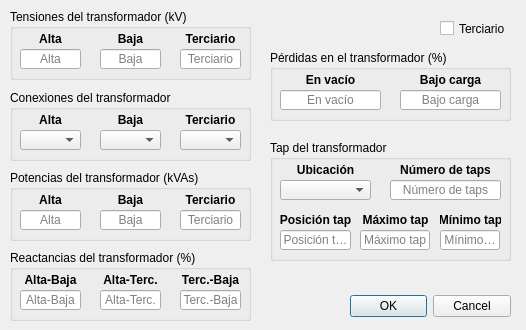
<?xml version="1.0" encoding="UTF-8"?>
<ui version="4.0">
 <class>TransformerDialog</class>
 <widget class="QDialog" name="TransformerDialog">
  <property name="geometry">
   <rect>
    <x>0</x>
    <y>0</y>
    <width>526</width>
    <height>330</height>
   </rect>
  </property>
  <property name="windowTitle">
   <string>Transformador principal</string>
  </property>
  <widget class="QDialogButtonBox" name="buttonBox">
   <property name="geometry">
    <rect>
     <x>350</x>
     <y>290</y>
     <width>161</width>
     <height>32</height>
    </rect>
   </property>
   <property name="orientation">
    <enum>Qt::Horizontal</enum>
   </property>
   <property name="standardButtons">
    <set>QDialogButtonBox::Cancel|QDialogButtonBox::Ok</set>
   </property>
  </widget>
  <widget class="QGroupBox" name="tx_reactances">
   <property name="geometry">
    <rect>
     <x>10</x>
     <y>250</y>
     <width>241</width>
     <height>71</height>
    </rect>
   </property>
   <property name="title">
    <string>Reactancias del transformador (%)</string>
   </property>
   <widget class="QLineEdit" name="lineEdit_x_hl">
    <property name="geometry">
     <rect>
      <x>10</x>
      <y>40</y>
      <width>61</width>
      <height>20</height>
     </rect>
    </property>
    <property name="focusPolicy">
     <enum>Qt::StrongFocus</enum>
    </property>
    <property name="layoutDirection">
     <enum>Qt::LeftToRight</enum>
    </property>
    <property name="alignment">
     <set>Qt::AlignCenter</set>
    </property>
    <property name="placeholderText">
     <string>Alta-Baja</string>
    </property>
   </widget>
   <widget class="QLineEdit" name="lineEdit_x_ht">
    <property name="geometry">
     <rect>
      <x>90</x>
      <y>40</y>
      <width>61</width>
      <height>20</height>
     </rect>
    </property>
    <property name="focusPolicy">
     <enum>Qt::StrongFocus</enum>
    </property>
    <property name="layoutDirection">
     <enum>Qt::LeftToRight</enum>
    </property>
    <property name="alignment">
     <set>Qt::AlignCenter</set>
    </property>
    <property name="placeholderText">
     <string>Alta-Terc.</string>
    </property>
   </widget>
   <widget class="QLineEdit" name="lineEdit_x_lt">
    <property name="geometry">
     <rect>
      <x>170</x>
      <y>40</y>
      <width>61</width>
      <height>20</height>
     </rect>
    </property>
    <property name="focusPolicy">
     <enum>Qt::StrongFocus</enum>
    </property>
    <property name="layoutDirection">
     <enum>Qt::LeftToRight</enum>
    </property>
    <property name="alignment">
     <set>Qt::AlignCenter</set>
    </property>
    <property name="placeholderText">
     <string>Terc.-Baja</string>
    </property>
   </widget>
   <widget class="QLabel" name="AltaBaja">
    <property name="geometry">
     <rect>
      <x>10</x>
      <y>20</y>
      <width>61</width>
      <height>20</height>
     </rect>
    </property>
    <property name="font">
     <font>
      <weight>75</weight>
      <bold>true</bold>
     </font>
    </property>
    <property name="autoFillBackground">
     <bool>false</bool>
    </property>
    <property name="frameShape">
     <enum>QFrame::NoFrame</enum>
    </property>
    <property name="frameShadow">
     <enum>QFrame::Plain</enum>
    </property>
    <property name="text">
     <string>Alta-Baja</string>
    </property>
    <property name="alignment">
     <set>Qt::AlignCenter</set>
    </property>
   </widget>
   <widget class="QLabel" name="AltaTerc">
    <property name="geometry">
     <rect>
      <x>90</x>
      <y>20</y>
      <width>61</width>
      <height>20</height>
     </rect>
    </property>
    <property name="font">
     <font>
      <weight>75</weight>
      <bold>true</bold>
     </font>
    </property>
    <property name="autoFillBackground">
     <bool>false</bool>
    </property>
    <property name="frameShape">
     <enum>QFrame::NoFrame</enum>
    </property>
    <property name="frameShadow">
     <enum>QFrame::Plain</enum>
    </property>
    <property name="text">
     <string>Alta-Terc.</string>
    </property>
    <property name="alignment">
     <set>Qt::AlignCenter</set>
    </property>
   </widget>
   <widget class="QLabel" name="TercBaja">
    <property name="geometry">
     <rect>
      <x>170</x>
      <y>20</y>
      <width>61</width>
      <height>20</height>
     </rect>
    </property>
    <property name="font">
     <font>
      <weight>75</weight>
      <bold>true</bold>
     </font>
    </property>
    <property name="autoFillBackground">
     <bool>false</bool>
    </property>
    <property name="frameShape">
     <enum>QFrame::NoFrame</enum>
    </property>
    <property name="frameShadow">
     <enum>QFrame::Plain</enum>
    </property>
    <property name="text">
     <string>Terc.-Baja</string>
    </property>
    <property name="alignment">
     <set>Qt::AlignCenter</set>
    </property>
   </widget>
  </widget>
  <widget class="QGroupBox" name="tx_conns">
   <property name="geometry">
    <rect>
     <x>10</x>
     <y>90</y>
     <width>241</width>
     <height>71</height>
    </rect>
   </property>
   <property name="title">
    <string>Conexiones del transformador</string>
   </property>
   <widget class="QComboBox" name="comboBox_conn_high">
    <property name="geometry">
     <rect>
      <x>10</x>
      <y>40</y>
      <width>61</width>
      <height>20</height>
     </rect>
    </property>
    <property name="editable">
     <bool>false</bool>
    </property>
   </widget>
   <widget class="QComboBox" name="comboBox_conn_low">
    <property name="geometry">
     <rect>
      <x>90</x>
      <y>40</y>
      <width>61</width>
      <height>20</height>
     </rect>
    </property>
    <property name="editable">
     <bool>false</bool>
    </property>
   </widget>
   <widget class="QComboBox" name="comboBox_conn_tertiary">
    <property name="geometry">
     <rect>
      <x>170</x>
      <y>40</y>
      <width>61</width>
      <height>20</height>
     </rect>
    </property>
    <property name="editable">
     <bool>false</bool>
    </property>
   </widget>
   <widget class="QLabel" name="Alta_2">
    <property name="geometry">
     <rect>
      <x>15</x>
      <y>20</y>
      <width>51</width>
      <height>20</height>
     </rect>
    </property>
    <property name="font">
     <font>
      <weight>75</weight>
      <bold>true</bold>
     </font>
    </property>
    <property name="autoFillBackground">
     <bool>false</bool>
    </property>
    <property name="frameShape">
     <enum>QFrame::NoFrame</enum>
    </property>
    <property name="frameShadow">
     <enum>QFrame::Plain</enum>
    </property>
    <property name="text">
     <string>Alta</string>
    </property>
    <property name="alignment">
     <set>Qt::AlignCenter</set>
    </property>
   </widget>
   <widget class="QLabel" name="Baja_2">
    <property name="geometry">
     <rect>
      <x>90</x>
      <y>20</y>
      <width>61</width>
      <height>20</height>
     </rect>
    </property>
    <property name="font">
     <font>
      <weight>75</weight>
      <bold>true</bold>
     </font>
    </property>
    <property name="autoFillBackground">
     <bool>false</bool>
    </property>
    <property name="frameShape">
     <enum>QFrame::NoFrame</enum>
    </property>
    <property name="frameShadow">
     <enum>QFrame::Plain</enum>
    </property>
    <property name="text">
     <string>Baja</string>
    </property>
    <property name="alignment">
     <set>Qt::AlignCenter</set>
    </property>
   </widget>
   <widget class="QLabel" name="Terciario_2">
    <property name="geometry">
     <rect>
      <x>170</x>
      <y>20</y>
      <width>61</width>
      <height>20</height>
     </rect>
    </property>
    <property name="font">
     <font>
      <weight>75</weight>
      <bold>true</bold>
     </font>
    </property>
    <property name="autoFillBackground">
     <bool>false</bool>
    </property>
    <property name="frameShape">
     <enum>QFrame::NoFrame</enum>
    </property>
    <property name="frameShadow">
     <enum>QFrame::Plain</enum>
    </property>
    <property name="text">
     <string>Terciario</string>
    </property>
    <property name="alignment">
     <set>Qt::AlignCenter</set>
    </property>
   </widget>
  </widget>
  <widget class="QGroupBox" name="tx_nominal_power">
   <property name="geometry">
    <rect>
     <x>10</x>
     <y>170</y>
     <width>241</width>
     <height>71</height>
    </rect>
   </property>
   <property name="title">
    <string>Potencias del transformador (kVAs)</string>
   </property>
   <widget class="QLineEdit" name="lineEdit_power_high">
    <property name="geometry">
     <rect>
      <x>10</x>
      <y>40</y>
      <width>61</width>
      <height>20</height>
     </rect>
    </property>
    <property name="focusPolicy">
     <enum>Qt::StrongFocus</enum>
    </property>
    <property name="layoutDirection">
     <enum>Qt::LeftToRight</enum>
    </property>
    <property name="alignment">
     <set>Qt::AlignCenter</set>
    </property>
    <property name="placeholderText">
     <string>Alta</string>
    </property>
   </widget>
   <widget class="QLineEdit" name="lineEdit_power_tertiary">
    <property name="geometry">
     <rect>
      <x>170</x>
      <y>40</y>
      <width>61</width>
      <height>20</height>
     </rect>
    </property>
    <property name="focusPolicy">
     <enum>Qt::StrongFocus</enum>
    </property>
    <property name="layoutDirection">
     <enum>Qt::LeftToRight</enum>
    </property>
    <property name="alignment">
     <set>Qt::AlignCenter</set>
    </property>
    <property name="placeholderText">
     <string>Terciario</string>
    </property>
   </widget>
   <widget class="QLineEdit" name="lineEdit_power_low">
    <property name="geometry">
     <rect>
      <x>90</x>
      <y>40</y>
      <width>61</width>
      <height>20</height>
     </rect>
    </property>
    <property name="focusPolicy">
     <enum>Qt::StrongFocus</enum>
    </property>
    <property name="layoutDirection">
     <enum>Qt::LeftToRight</enum>
    </property>
    <property name="alignment">
     <set>Qt::AlignCenter</set>
    </property>
    <property name="placeholderText">
     <string>Baja</string>
    </property>
   </widget>
   <widget class="QLabel" name="Alta_3">
    <property name="geometry">
     <rect>
      <x>15</x>
      <y>20</y>
      <width>51</width>
      <height>20</height>
     </rect>
    </property>
    <property name="font">
     <font>
      <weight>75</weight>
      <bold>true</bold>
     </font>
    </property>
    <property name="autoFillBackground">
     <bool>false</bool>
    </property>
    <property name="frameShape">
     <enum>QFrame::NoFrame</enum>
    </property>
    <property name="frameShadow">
     <enum>QFrame::Plain</enum>
    </property>
    <property name="text">
     <string>Alta</string>
    </property>
    <property name="alignment">
     <set>Qt::AlignCenter</set>
    </property>
   </widget>
   <widget class="QLabel" name="Baja_3">
    <property name="geometry">
     <rect>
      <x>90</x>
      <y>20</y>
      <width>61</width>
      <height>20</height>
     </rect>
    </property>
    <property name="font">
     <font>
      <weight>75</weight>
      <bold>true</bold>
     </font>
    </property>
    <property name="autoFillBackground">
     <bool>false</bool>
    </property>
    <property name="frameShape">
     <enum>QFrame::NoFrame</enum>
    </property>
    <property name="frameShadow">
     <enum>QFrame::Plain</enum>
    </property>
    <property name="text">
     <string>Baja</string>
    </property>
    <property name="alignment">
     <set>Qt::AlignCenter</set>
    </property>
   </widget>
   <widget class="QLabel" name="Terciario_3">
    <property name="geometry">
     <rect>
      <x>170</x>
      <y>20</y>
      <width>61</width>
      <height>20</height>
     </rect>
    </property>
    <property name="font">
     <font>
      <weight>75</weight>
      <bold>true</bold>
     </font>
    </property>
    <property name="autoFillBackground">
     <bool>false</bool>
    </property>
    <property name="frameShape">
     <enum>QFrame::NoFrame</enum>
    </property>
    <property name="frameShadow">
     <enum>QFrame::Plain</enum>
    </property>
    <property name="text">
     <string>Terciario</string>
    </property>
    <property name="alignment">
     <set>Qt::AlignCenter</set>
    </property>
   </widget>
  </widget>
  <widget class="QCheckBox" name="checkBox_tertiary">
   <property name="geometry">
    <rect>
     <x>440</x>
     <y>20</y>
     <width>70</width>
     <height>17</height>
    </rect>
   </property>
   <property name="text">
    <string>Terciario</string>
   </property>
  </widget>
  <widget class="QGroupBox" name="tx_losses">
   <property name="geometry">
    <rect>
     <x>270</x>
     <y>50</y>
     <width>241</width>
     <height>71</height>
    </rect>
   </property>
   <property name="title">
    <string>Pérdidas en el transformador (%)</string>
   </property>
   <widget class="QLineEdit" name="lineEdit_losses_no_load">
    <property name="geometry">
     <rect>
      <x>10</x>
      <y>40</y>
      <width>101</width>
      <height>20</height>
     </rect>
    </property>
    <property name="focusPolicy">
     <enum>Qt::StrongFocus</enum>
    </property>
    <property name="layoutDirection">
     <enum>Qt::LeftToRight</enum>
    </property>
    <property name="alignment">
     <set>Qt::AlignCenter</set>
    </property>
    <property name="placeholderText">
     <string>En vacío</string>
    </property>
   </widget>
   <widget class="QLineEdit" name="lineEdit_losses_in_load">
    <property name="geometry">
     <rect>
      <x>130</x>
      <y>40</y>
      <width>101</width>
      <height>20</height>
     </rect>
    </property>
    <property name="focusPolicy">
     <enum>Qt::StrongFocus</enum>
    </property>
    <property name="layoutDirection">
     <enum>Qt::LeftToRight</enum>
    </property>
    <property name="alignment">
     <set>Qt::AlignCenter</set>
    </property>
    <property name="placeholderText">
     <string>Bajo carga</string>
    </property>
   </widget>
   <widget class="QLabel" name="BajoCarga">
    <property name="geometry">
     <rect>
      <x>135</x>
      <y>20</y>
      <width>91</width>
      <height>20</height>
     </rect>
    </property>
    <property name="font">
     <font>
      <weight>75</weight>
      <bold>true</bold>
     </font>
    </property>
    <property name="autoFillBackground">
     <bool>false</bool>
    </property>
    <property name="frameShape">
     <enum>QFrame::NoFrame</enum>
    </property>
    <property name="frameShadow">
     <enum>QFrame::Plain</enum>
    </property>
    <property name="text">
     <string>Bajo carga</string>
    </property>
    <property name="alignment">
     <set>Qt::AlignCenter</set>
    </property>
   </widget>
   <widget class="QLabel" name="EnVacio">
    <property name="geometry">
     <rect>
      <x>10</x>
      <y>20</y>
      <width>101</width>
      <height>20</height>
     </rect>
    </property>
    <property name="font">
     <font>
      <weight>75</weight>
      <bold>true</bold>
     </font>
    </property>
    <property name="autoFillBackground">
     <bool>false</bool>
    </property>
    <property name="frameShape">
     <enum>QFrame::NoFrame</enum>
    </property>
    <property name="frameShadow">
     <enum>QFrame::Plain</enum>
    </property>
    <property name="text">
     <string>En vacío</string>
    </property>
    <property name="alignment">
     <set>Qt::AlignCenter</set>
    </property>
   </widget>
  </widget>
  <widget class="QGroupBox" name="tx_voltages">
   <property name="geometry">
    <rect>
     <x>10</x>
     <y>9</y>
     <width>241</width>
     <height>71</height>
    </rect>
   </property>
   <property name="title">
    <string>Tensiones del transformador (kV)</string>
   </property>
   <widget class="QLineEdit" name="lineEdit_voltage_high">
    <property name="geometry">
     <rect>
      <x>10</x>
      <y>40</y>
      <width>61</width>
      <height>20</height>
     </rect>
    </property>
    <property name="focusPolicy">
     <enum>Qt::StrongFocus</enum>
    </property>
    <property name="layoutDirection">
     <enum>Qt::LeftToRight</enum>
    </property>
    <property name="alignment">
     <set>Qt::AlignCenter</set>
    </property>
    <property name="placeholderText">
     <string>Alta</string>
    </property>
   </widget>
   <widget class="QLineEdit" name="lineEdit_voltage_tertiary">
    <property name="geometry">
     <rect>
      <x>170</x>
      <y>40</y>
      <width>61</width>
      <height>20</height>
     </rect>
    </property>
    <property name="focusPolicy">
     <enum>Qt::StrongFocus</enum>
    </property>
    <property name="layoutDirection">
     <enum>Qt::LeftToRight</enum>
    </property>
    <property name="alignment">
     <set>Qt::AlignCenter</set>
    </property>
    <property name="placeholderText">
     <string>Terciario</string>
    </property>
   </widget>
   <widget class="QLineEdit" name="lineEdit_voltage_low">
    <property name="geometry">
     <rect>
      <x>90</x>
      <y>40</y>
      <width>61</width>
      <height>20</height>
     </rect>
    </property>
    <property name="focusPolicy">
     <enum>Qt::StrongFocus</enum>
    </property>
    <property name="layoutDirection">
     <enum>Qt::LeftToRight</enum>
    </property>
    <property name="alignment">
     <set>Qt::AlignCenter</set>
    </property>
    <property name="placeholderText">
     <string>Baja</string>
    </property>
   </widget>
   <widget class="QLabel" name="Alta">
    <property name="geometry">
     <rect>
      <x>15</x>
      <y>20</y>
      <width>51</width>
      <height>20</height>
     </rect>
    </property>
    <property name="font">
     <font>
      <weight>75</weight>
      <bold>true</bold>
     </font>
    </property>
    <property name="autoFillBackground">
     <bool>false</bool>
    </property>
    <property name="frameShape">
     <enum>QFrame::NoFrame</enum>
    </property>
    <property name="frameShadow">
     <enum>QFrame::Plain</enum>
    </property>
    <property name="text">
     <string>Alta</string>
    </property>
    <property name="alignment">
     <set>Qt::AlignCenter</set>
    </property>
   </widget>
   <widget class="QLabel" name="Baja">
    <property name="geometry">
     <rect>
      <x>90</x>
      <y>20</y>
      <width>61</width>
      <height>20</height>
     </rect>
    </property>
    <property name="font">
     <font>
      <weight>75</weight>
      <bold>true</bold>
     </font>
    </property>
    <property name="autoFillBackground">
     <bool>false</bool>
    </property>
    <property name="frameShape">
     <enum>QFrame::NoFrame</enum>
    </property>
    <property name="frameShadow">
     <enum>QFrame::Plain</enum>
    </property>
    <property name="text">
     <string>Baja</string>
    </property>
    <property name="alignment">
     <set>Qt::AlignCenter</set>
    </property>
   </widget>
   <widget class="QLabel" name="Terciario">
    <property name="geometry">
     <rect>
      <x>170</x>
      <y>20</y>
      <width>61</width>
      <height>20</height>
     </rect>
    </property>
    <property name="font">
     <font>
      <weight>75</weight>
      <bold>true</bold>
     </font>
    </property>
    <property name="autoFillBackground">
     <bool>false</bool>
    </property>
    <property name="frameShape">
     <enum>QFrame::NoFrame</enum>
    </property>
    <property name="frameShadow">
     <enum>QFrame::Plain</enum>
    </property>
    <property name="text">
     <string>Terciario</string>
    </property>
    <property name="alignment">
     <set>Qt::AlignCenter</set>
    </property>
   </widget>
  </widget>
  <widget class="QGroupBox" name="tx_tap">
   <property name="geometry">
    <rect>
     <x>270</x>
     <y>140</y>
     <width>241</width>
     <height>121</height>
    </rect>
   </property>
   <property name="title">
    <string>Tap del transformador</string>
   </property>
   <widget class="QLineEdit" name="lineEdit_no_taps">
    <property name="geometry">
     <rect>
      <x>120</x>
      <y>40</y>
      <width>111</width>
      <height>20</height>
     </rect>
    </property>
    <property name="focusPolicy">
     <enum>Qt::StrongFocus</enum>
    </property>
    <property name="layoutDirection">
     <enum>Qt::LeftToRight</enum>
    </property>
    <property name="alignment">
     <set>Qt::AlignCenter</set>
    </property>
    <property name="placeholderText">
     <string>Número de taps</string>
    </property>
   </widget>
   <widget class="QLineEdit" name="lineEdit_max_tap">
    <property name="geometry">
     <rect>
      <x>90</x>
      <y>90</y>
      <width>70</width>
      <height>20</height>
     </rect>
    </property>
    <property name="focusPolicy">
     <enum>Qt::StrongFocus</enum>
    </property>
    <property name="layoutDirection">
     <enum>Qt::LeftToRight</enum>
    </property>
    <property name="alignment">
     <set>Qt::AlignCenter</set>
    </property>
    <property name="placeholderText">
     <string>Máximo tap</string>
    </property>
   </widget>
   <widget class="QLineEdit" name="lineEdit_min_tap">
    <property name="geometry">
     <rect>
      <x>170</x>
      <y>90</y>
      <width>60</width>
      <height>20</height>
     </rect>
    </property>
    <property name="focusPolicy">
     <enum>Qt::StrongFocus</enum>
    </property>
    <property name="layoutDirection">
     <enum>Qt::LeftToRight</enum>
    </property>
    <property name="alignment">
     <set>Qt::AlignCenter</set>
    </property>
    <property name="placeholderText">
     <string>Mínimo tap</string>
    </property>
   </widget>
   <widget class="QLineEdit" name="lineEdit_tap_position">
    <property name="geometry">
     <rect>
      <x>10</x>
      <y>90</y>
      <width>71</width>
      <height>20</height>
     </rect>
    </property>
    <property name="focusPolicy">
     <enum>Qt::StrongFocus</enum>
    </property>
    <property name="layoutDirection">
     <enum>Qt::LeftToRight</enum>
    </property>
    <property name="alignment">
     <set>Qt::AlignCenter</set>
    </property>
    <property name="placeholderText">
     <string>Posición tap</string>
    </property>
   </widget>
   <widget class="QComboBox" name="comboBox_tap_location">
    <property name="geometry">
     <rect>
      <x>10</x>
      <y>40</y>
      <width>91</width>
      <height>20</height>
     </rect>
    </property>
    <property name="editable">
     <bool>false</bool>
    </property>
   </widget>
   <widget class="QLabel" name="Num_taps">
    <property name="geometry">
     <rect>
      <x>125</x>
      <y>20</y>
      <width>101</width>
      <height>20</height>
     </rect>
    </property>
    <property name="font">
     <font>
      <weight>75</weight>
      <bold>true</bold>
     </font>
    </property>
    <property name="autoFillBackground">
     <bool>false</bool>
    </property>
    <property name="frameShape">
     <enum>QFrame::NoFrame</enum>
    </property>
    <property name="frameShadow">
     <enum>QFrame::Plain</enum>
    </property>
    <property name="text">
     <string>Número de taps</string>
    </property>
    <property name="alignment">
     <set>Qt::AlignCenter</set>
    </property>
   </widget>
   <widget class="QLabel" name="Ubicacion">
    <property name="geometry">
     <rect>
      <x>10</x>
      <y>20</y>
      <width>91</width>
      <height>20</height>
     </rect>
    </property>
    <property name="font">
     <font>
      <weight>75</weight>
      <bold>true</bold>
     </font>
    </property>
    <property name="autoFillBackground">
     <bool>false</bool>
    </property>
    <property name="frameShape">
     <enum>QFrame::NoFrame</enum>
    </property>
    <property name="frameShadow">
     <enum>QFrame::Plain</enum>
    </property>
    <property name="text">
     <string>Ubicación</string>
    </property>
    <property name="alignment">
     <set>Qt::AlignCenter</set>
    </property>
   </widget>
   <widget class="QLabel" name="AltaTerc_2">
    <property name="geometry">
     <rect>
      <x>90</x>
      <y>70</y>
      <width>71</width>
      <height>20</height>
     </rect>
    </property>
    <property name="font">
     <font>
      <weight>75</weight>
      <bold>true</bold>
     </font>
    </property>
    <property name="autoFillBackground">
     <bool>false</bool>
    </property>
    <property name="frameShape">
     <enum>QFrame::NoFrame</enum>
    </property>
    <property name="frameShadow">
     <enum>QFrame::Plain</enum>
    </property>
    <property name="text">
     <string>Máximo tap</string>
    </property>
    <property name="alignment">
     <set>Qt::AlignCenter</set>
    </property>
   </widget>
   <widget class="QLabel" name="AltaBaja_2">
    <property name="geometry">
     <rect>
      <x>10</x>
      <y>70</y>
      <width>71</width>
      <height>20</height>
     </rect>
    </property>
    <property name="font">
     <font>
      <weight>75</weight>
      <bold>true</bold>
     </font>
    </property>
    <property name="autoFillBackground">
     <bool>false</bool>
    </property>
    <property name="frameShape">
     <enum>QFrame::NoFrame</enum>
    </property>
    <property name="frameShadow">
     <enum>QFrame::Plain</enum>
    </property>
    <property name="text">
     <string>Posición tap</string>
    </property>
    <property name="alignment">
     <set>Qt::AlignCenter</set>
    </property>
   </widget>
   <widget class="QLabel" name="TercBaja_2">
    <property name="geometry">
     <rect>
      <x>170</x>
      <y>70</y>
      <width>61</width>
      <height>20</height>
     </rect>
    </property>
    <property name="font">
     <font>
      <weight>75</weight>
      <bold>true</bold>
     </font>
    </property>
    <property name="autoFillBackground">
     <bool>false</bool>
    </property>
    <property name="frameShape">
     <enum>QFrame::NoFrame</enum>
    </property>
    <property name="frameShadow">
     <enum>QFrame::Plain</enum>
    </property>
    <property name="text">
     <string>Mínimo tap</string>
    </property>
    <property name="alignment">
     <set>Qt::AlignCenter</set>
    </property>
   </widget>
  </widget>
 </widget>
 <tabstops>
  <tabstop>checkBox_tertiary</tabstop>
  <tabstop>lineEdit_voltage_high</tabstop>
  <tabstop>lineEdit_voltage_low</tabstop>
  <tabstop>lineEdit_voltage_tertiary</tabstop>
  <tabstop>comboBox_conn_high</tabstop>
  <tabstop>comboBox_conn_low</tabstop>
  <tabstop>comboBox_conn_tertiary</tabstop>
  <tabstop>lineEdit_power_high</tabstop>
  <tabstop>lineEdit_power_low</tabstop>
  <tabstop>lineEdit_power_tertiary</tabstop>
  <tabstop>lineEdit_x_hl</tabstop>
  <tabstop>lineEdit_x_ht</tabstop>
  <tabstop>lineEdit_x_lt</tabstop>
  <tabstop>lineEdit_losses_no_load</tabstop>
  <tabstop>lineEdit_losses_in_load</tabstop>
  <tabstop>comboBox_tap_location</tabstop>
  <tabstop>lineEdit_no_taps</tabstop>
  <tabstop>lineEdit_tap_position</tabstop>
  <tabstop>lineEdit_max_tap</tabstop>
  <tabstop>lineEdit_min_tap</tabstop>
  <tabstop>buttonBox</tabstop>
 </tabstops>
 <resources/>
 <connections>
  <connection>
   <sender>buttonBox</sender>
   <signal>accepted()</signal>
   <receiver>TransformerDialog</receiver>
   <slot>accept()</slot>
   <hints>
    <hint type="sourcelabel">
     <x>248</x>
     <y>254</y>
    </hint>
    <hint type="destinationlabel">
     <x>157</x>
     <y>274</y>
    </hint>
   </hints>
  </connection>
  <connection>
   <sender>buttonBox</sender>
   <signal>rejected()</signal>
   <receiver>TransformerDialog</receiver>
   <slot>reject()</slot>
   <hints>
    <hint type="sourcelabel">
     <x>316</x>
     <y>260</y>
    </hint>
    <hint type="destinationlabel">
     <x>286</x>
     <y>274</y>
    </hint>
   </hints>
  </connection>
 </connections>
</ui>
